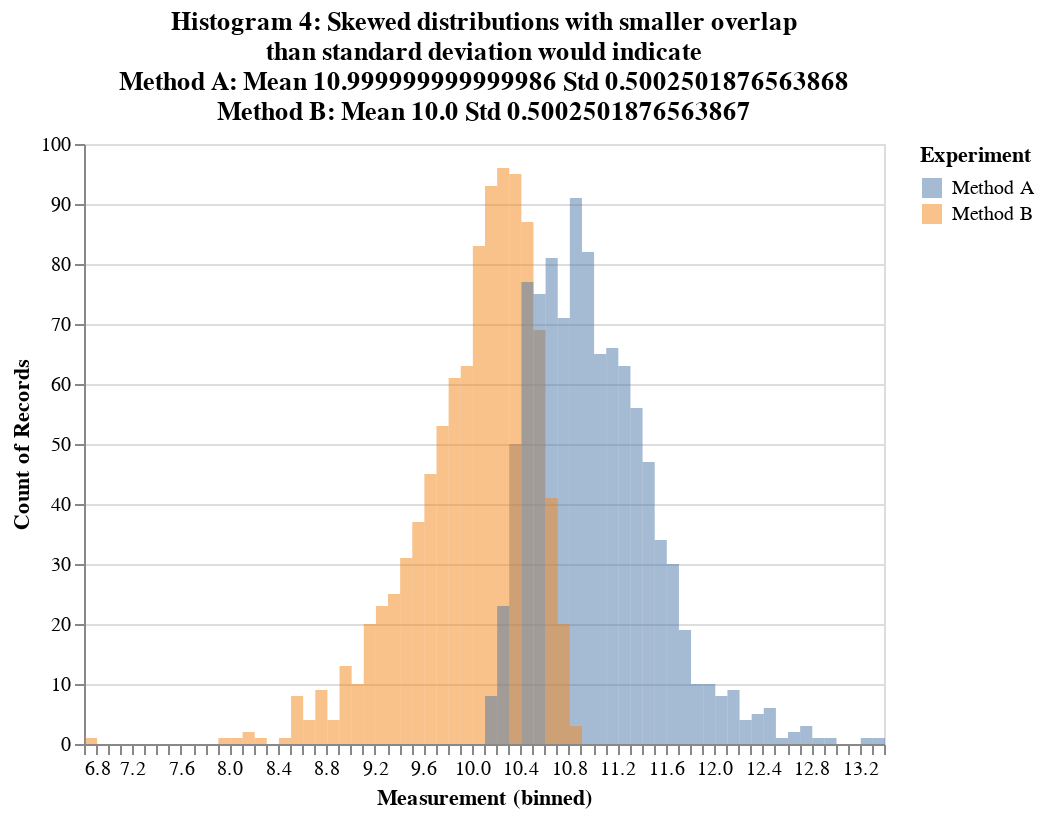

Here is the notebook cell this chart was saved with:
### Code cell
import pandas as pd
import altair as alt
import numpy as np

df = pd.read_pickle('example4.pkl')

alt.Chart(df).transform_fold(
    ['Method A', 'Method B'],
    as_=['Experiment', 'Measurement']
).mark_bar(
    opacity=0.5,
    binSpacing=0
).encode(
    alt.X('Measurement:Q', 
          bin=alt.Bin(maxbins=100)),
    alt.Y('count()', stack=None),
    alt.Color('Experiment:N')    
).properties(
    title=['Histogram 4: Skewed distributions with smaller overlap', 'than standard deviation would indicate',
           'Method A: Mean ' + str(df['Method A'].mean())  + ' Std ' + str(df['Method A'].std()),
           'Method B: Mean ' + str(df['Method B'].mean())  + ' Std ' + str(df['Method B'].std())
          ])

### Figure 1 — Vega-Lite specification as saved in the notebook (floating-point values rounded to 4 significant figures; data arrays with more than 128 entries replaced by an {"elided": "..."} marker saying what was removed)
{"config": {"view": {"continuousWidth": 400, "continuousHeight": 300}}, "data": {"name": "data-e846d3ab77e7dfac26b4c8e0a4ef8305"}, "mark": {"type": "bar", "binSpacing": 0, "opacity": 0.5}, "encoding": {"color": {"field": "Experiment", "type": "nominal"}, "x": {"bin": {"maxbins": 100}, "field": "Measurement", "type": "quantitative"}, "y": {"aggregate": "count", "stack": null, "type": "quantitative"}}, "title": ["Histogram 4: Skewed distributions with smaller overlap", "than standard deviation would indicate", "Method A: Mean 10.999999999999986 Std 0.5002501876563868", "Method B: Mean 10.0 Std 0.5002501876563867"], "transform": [{"fold": ["Method A", "Method B"], "as": ["Experiment", "Measurement"]}], "$schema": "https://vega.github.io/schema/vega-lite/v4.17.0.json", "datasets": {"data-e846d3ab77e7dfac26b4c8e0a4ef8305": {"elided": "1000 records"}}}
